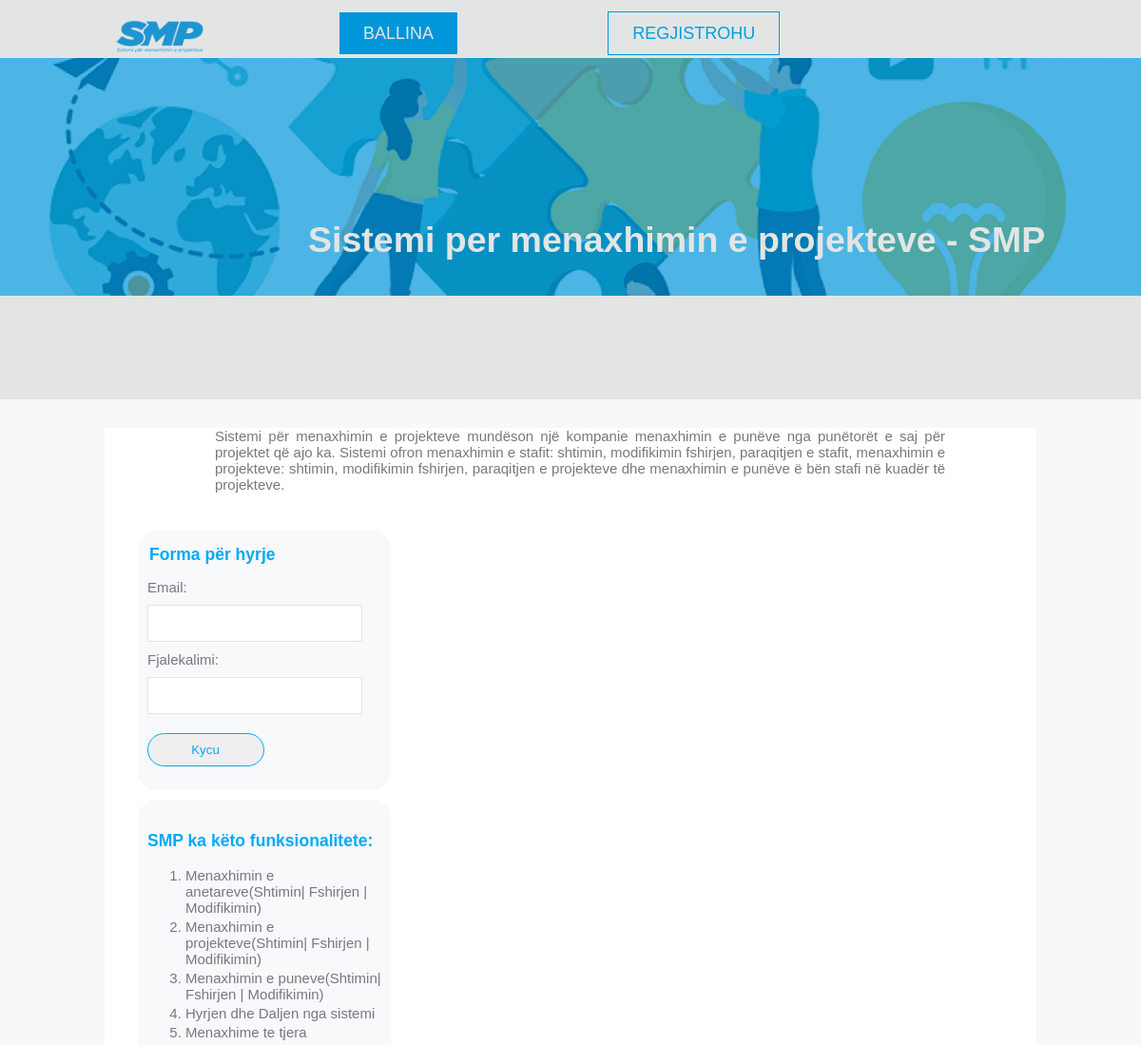
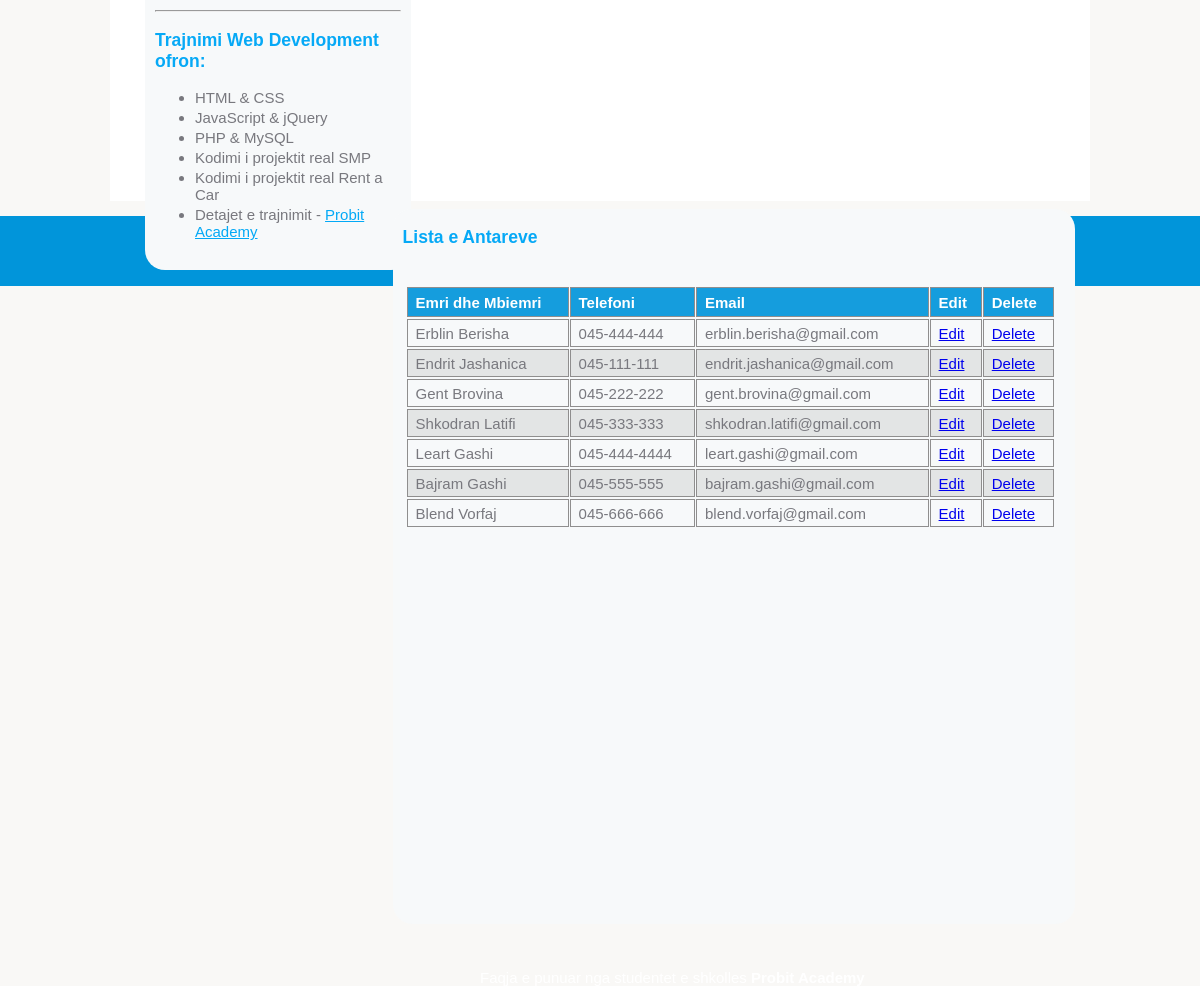
/antaret.php, run on the app's committed database (2 pictures, top to bottom).
### tables this page shows
CREATE TABLE `antaret` (
  `antariid` int(11) NOT NULL,
  `emri` varchar(50) NOT NULL,
  `mbiemri` varchar(50) NOT NULL,
  `datalindjes` date DEFAULT NULL,
  `nrpersonal` bigint(20) DEFAULT NULL,
  `telefoni` varchar(20) DEFAULT NULL,
  `email` varchar(30) DEFAULT NULL,
  `fjalekalimi` varchar(30) DEFAULT NULL,
  `roli` bit(1) DEFAULT NULL
);

### inc/functions.php (called while the page is built, shortened)
<?php
    $dbConn = "";
    function merrAntaret()
    {
        global $dbConn;
        $sql = "SELECT antariid, emri, mbiemri, telefoni, email FROM antaret" ;
        return $antaret = mysqli_query($dbConn, $sql);
    }
?>

### antaret.php (the view, shortened to what this page needs)
<?php include'inc/header.php'; ?>
    <main class="container page">
        <article class="maininfo">
            <p>
                Sistemi për menaxhimin e projekteve mundëson një kompanie menaxhimin e punëve
                nga punëtorët e saj për projektet që ajo ka.
                Sistemi ofron menaxhimin e stafit: shtimin, modifikimin fshirjen, paraqitjen e stafit,
                menaxhimin e projekteve: shtimin, modifikimin fshirjen, paraqitjen e projekteve dhe menaxhimin e
                punëve ë bën stafi në kuadër të projekteve.
            </p>
        </article>
        <?php include'inc/sidebar.php'; ?>
        <section id="content" class="box">
        <h3 class="title">Lista e Antareve</h3>
        <table id="members">
                <tr>
                    <th>Emri dhe Mbiemri</th>
                    <th>Telefoni</th>
                    <th>Email</th>
                    <th>Edit</th>
                    <th>Delete</th>
                </tr>
        <?php
                $antaret = merrAntaret();
                if($antaret)
                {
                    $i = 0;
                    while ($antari = mysqli_fetch_assoc($antaret)) {
                        $aid=$antari['antariid'];
                        if($i%2 == 0)
                        {
                            echo "<tr>";
                        }
                        else
                        {
                            echo "<tr class='alt'>";
                        }
                        $i++;
                        echo "<td>" .$antari['emri'] . " " .$antari['mbiemri'] ."</td>";
                        echo "<td>" .$antari['telefoni'] ."</td>";
                        echo "<td>" .$antari['email'] ."</td>";
                        echo "<td> <a href='modifikoanetar.php?aid={$aid}'>Edit</a> </td>";
                        echo "<td> <a href='fshijanetar.php?aid={$aid}'>Delete</a> </td>";
                        echo "</tr>";
                    }
                }
        ?>
            </table>
        </section>
    </main>
    <?php  include'inc/footer.php';?>

### SMPStyle.css (style rules this page uses)
body { font-family: 'Trebuchet MS', 'Lucida Sans Unicode', 'Lucida Grande', 'Lucida Sans', Arial, sans-serif; font-size: 15px; color: #78787e; background-color: #f9f8f6; margin: 0; padding: 0; }
.container { width: 80%; margin: 0 auto; }
.page { height: 850px; padding-left: 20px; background-color: #fff; }
.maininfo { width: 80%; margin: 30px auto; text-align: justify; }
.title { color: #06a9f6; }
#content { float: right; width: 69%; height: 700px; padding-top: 0px; }
#members { float: left; margin-top: 20px; margin-left: 3px; width: 98%; empty-cells: show; border-collapse: separate; border-spacing: 1px 2px; }
#members td, #members th { border: 1px solid #8f8e8e; padding: 5px 8px 4px; }
#members th { text-align: left; padding-top: 6px; padding-bottom: 5px; background-color: #159ddd; color: #fff; }
#members tr.alt td { background-color: #e3e5e5; }
.box { width: 95%; height: auto; background-color: #f7f9fa; margin: 10px 15px; padding: 15px 10px; border-radius: 20px; }
.box { width: 95%; height: auto; background-color: #f7f9fa; margin: 10px 15px; padding: 15px 10px; }

### data on the page
antaret: emri "Erblin", mbiemri "Berisha", telefoni "045-444-444", email "erblin.berisha@gmail.com"
antaret: emri "Endrit", mbiemri "Jashanica", telefoni "045-111-111", email "endrit.jashanica@gmail.com"
antaret: emri "Gent", mbiemri "Brovina", telefoni "045-222-222", email "gent.brovina@gmail.com"
antaret: emri "Shkodran", mbiemri "Latifi", telefoni "045-333-333", email "shkodran.latifi@gmail.com"
antaret: emri "Leart", mbiemri "Gashi", telefoni "045-444-4444", email "leart.gashi@gmail.com"
antaret: emri "Bajram", mbiemri "Gashi", telefoni "045-555-555", email "bajram.gashi@gmail.com"
antaret: emri "Blend", mbiemri "Vorfaj", telefoni "045-666-666", email "blend.vorfaj@gmail.com"
